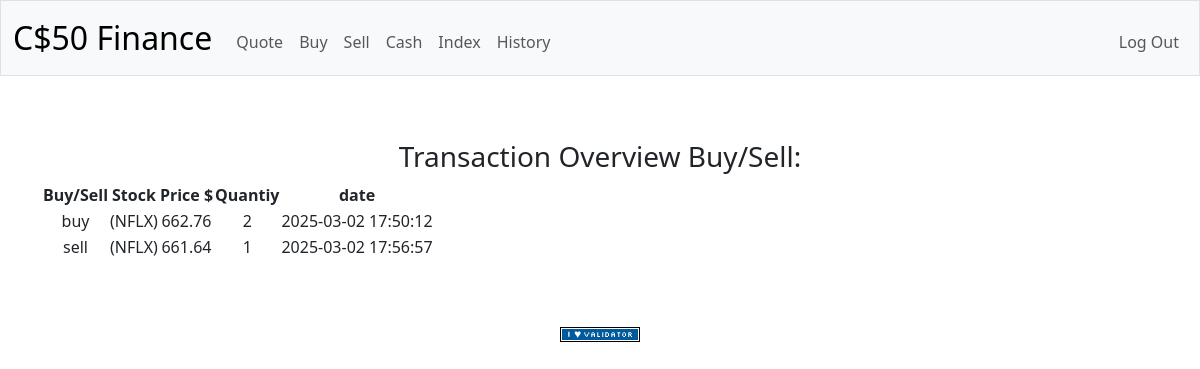
The page /history (signed in) on the database its author committed.
### tables this page shows
CREATE TABLE buy_sell_stocks (user_id INTEGER NOT NULL, action TEXT NOT NULL, stock TEXT NOT NULL, date TEXT NOT NULL UNIQUE, price NUMERIC, quantity NUMERIC, 
FOREIGN KEY (user_id) REFERENCES users (id) );

### orig_app.py (the view)
@app.route("/history")
@login_required
def history():
    id_usr = session["user_id"]
    try:
         trans_rows = db.execute(
         "SELECT action, Stock, price, quantity, date FROM buy_sell_stocks WHERE user_id =? ORDER BY date", id_usr
         )
         print(trans_rows)
    except sqlite3.Error as e:
        print(f"history: an error occured during select: {e}")
        apology("history: an error occured during select ",403)
    return render_template("history.html", list = trans_rows)

### helpers.py (called while the page is built)
def login_required(f):
    @wraps(f)
    def decorated_function(*args, **kwargs):
        if session.get("user_id") is None:
            return redirect("/login")
        return f(*args, **kwargs)
    return decorated_function

### orig_app.py (called while the page is built)
@app.after_request
def after_request(response):
    response.headers["Cache-Control"] = "no-cache, no-store, must-revalidate"
    response.headers["Expires"] = 0
    response.headers["Pragma"] = "no-cache"
    return response

### templates/history.html (shortened to what this page needs)
{% extends "layout.html" %}
{% block main %}
    <div class="section">
        <p>
            <h3>Transaction Overview Buy/Sell: </h3>
            <table class="styled-table">
                <thead>
                    <tr>
                        <th>Buy/Sell</th>
                        <th>Stock</th>
                        <th>Price $</th>
                        <th>Quantiy</th>
                        <th>date</th>
                    </tr>
                </thead>
                <tbody>
                     {% for tran in list %}
                        <tr>
                            <td> {{tran.action}}</td>
                            <td> ({{tran.stock}}) </td>
                            <td> {{tran.price}} </td>
                            <td> {{tran.quantity}} </td>
                            <td> {{tran.date}} </td>
                        </tr>
                     {% endfor %}
                </tbody>
            </table>
        </p>
    </div>
{% endblock %}

### rows shown on the page
buy_sell_stocks: action "buy", stock "NFLX", price "662.76", quantity "2", date "2025-03-02 17:50:12"
buy_sell_stocks: action "sell", stock "NFLX", price "661.64", quantity "1", date "2025-03-02 17:56:57"
